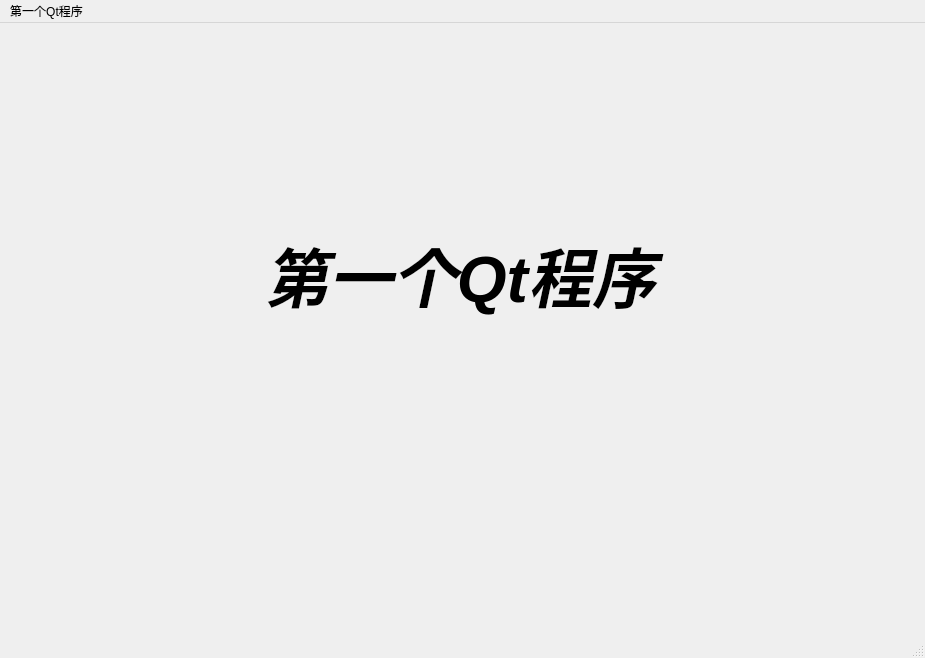
<?xml version="1.0" encoding="UTF-8"?>
<ui version="4.0">
 <class>MainWindow</class>
 <widget class="QMainWindow" name="MainWindow">
  <property name="geometry">
   <rect>
    <x>0</x>
    <y>0</y>
    <width>925</width>
    <height>658</height>
   </rect>
  </property>
  <property name="windowTitle">
   <string>MainWindow</string>
  </property>
  <widget class="QWidget" name="centralwidget">
   <widget class="QLabel" name="label">
    <property name="geometry">
     <rect>
      <x>0</x>
      <y>200</y>
      <width>921</width>
      <height>101</height>
     </rect>
    </property>
    <property name="font">
     <font>
      <pointsize>48</pointsize>
      <italic>true</italic>
      <bold>true</bold>
     </font>
    </property>
    <property name="text">
     <string>第一个Qt程序</string>
    </property>
    <property name="alignment">
     <set>Qt::AlignCenter</set>
    </property>
   </widget>
  </widget>
  <widget class="QMenuBar" name="menubar">
   <property name="geometry">
    <rect>
     <x>0</x>
     <y>0</y>
     <width>925</width>
     <height>24</height>
    </rect>
   </property>
   <widget class="QMenu" name="menu_Qt">
    <property name="title">
     <string>第一个Qt程序</string>
    </property>
   </widget>
   <addaction name="menu_Qt"/>
  </widget>
  <widget class="QStatusBar" name="statusbar"/>
 </widget>
 <resources/>
 <connections/>
</ui>
